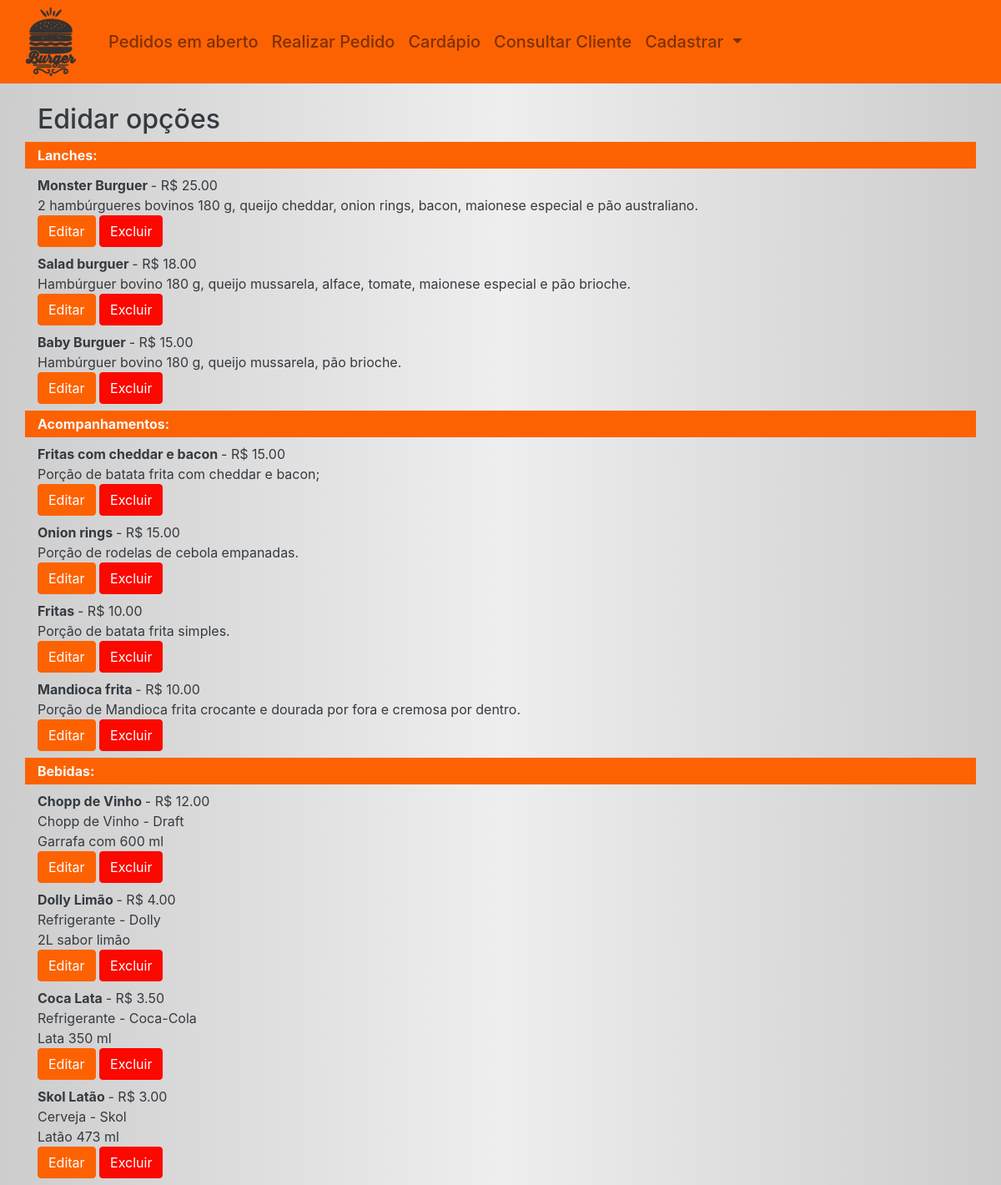
The app's page /cardapio with its own data.
### hamburgueria/models.py (models this page shows, shortened)
class Lanche(models.Model):
    nome_lanche = models.CharField(max_length=100, verbose_name="Nome do lanche")
    valor_lanche = models.DecimalField(max_digits=7, decimal_places=2, verbose_name="Valor do lanche")
    descricao = models.TextField(null=True, blank=True, verbose_name="Descrição")

class Acompanhamento(models.Model):
    nome_acompanhamento = models.CharField(max_length=100, verbose_name="Nome do acompanhamento")
    valor_acompanhamento = models.DecimalField(max_digits=7, decimal_places=2, verbose_name="Valor do acompanhamento")
    descricao = models.TextField(null=True, blank=True, verbose_name="Descrição")

class Bebida(models.Model):
    nome = models.CharField(max_length=100, verbose_name="Nome da bebida")
    tipo = models.CharField(max_length=100, verbose_name="Tipo de bebida")
    marca = models.CharField(max_length=100, verbose_name="Marca da bebida")
    valor_bebida = models.DecimalField(max_digits=7, decimal_places=2, verbose_name="Valor da bebida")
    descricao = models.CharField(max_length=100, verbose_name="Descrição")

### hamburgueria/views.py (the view)
# urls.py: path('cardapio', views.cardapio, name="url_cardapio"),
def cardapio(request):
    data = {"lanches": Lanche.objects.all().order_by('-valor_lanche'),
            "acompanhamentos": Acompanhamento.objects.all().order_by('-valor_acompanhamento'),
            "bebidas": Bebida.objects.all().order_by('-valor_bebida')}
    return render(request, "hamburgueria/cardapio.html", data)

### hamburgueria/templates/hamburgueria/cardapio.html (shortened to what this page needs)
{% extends "./baseFuncionario.html" %}
{% block conteudo %}
    <h2 class="container">Edidar opções</h2>
    <div class="container bg-primary text-light pt-1 pb-1">
        <b>Lanches:</b>
    </div>
    {% for lanche in lanches %}
        <div class="container mt-2 mb-2">
            <b>{{ lanche.nome_lanche }} </b> - R$ {{ lanche.valor_lanche }}
            <br>{{ lanche.descricao }}
            <br>
            <a  href="{% url 'url_up_lanche' lanche.pk %}">
                <button type="submit" class="btn btn-primary">Editar</button>
            </a>
            <a  href="{% url 'url_del_lanche' lanche.pk %}">
                <button type="submit" class="btn btn-danger">Excluir</button>
            </a>
        </div>
    {% endfor %}
    <div class="container bg-primary text-light pt-1 pb-1">
        <b>Acompanhamentos:</b>
    </div>
    {% for acompanhamento in acompanhamentos %}
        <div class="container mt-2 mb-2">
            <b>{{ acompanhamento.nome_acompanhamento }} </b> - R$ {{ acompanhamento.valor_acompanhamento }}
            <br>{{ acompanhamento.descricao }}
            <br>
            <a  href="{% url 'url_up_acompanhamento' acompanhamento.pk %}">
                <button type="submit" class="btn btn-primary">Editar</button>
            </a>
            <a  href="{% url 'url_del_acompanhamento' acompanhamento.pk %}">
                <button type="submit" class="btn btn-danger">Excluir</button>
            </a>
        </div>
    {% endfor %}
    <div class="container bg-primary text-light pt-1 pb-1">
        <b>Bebidas:</b>
    </div>
    {% for bebida in bebidas %}
        <div class="container mt-2 mb-2">
            <b>{{ bebida.nome }} </b> - R$ {{ bebida.valor_bebida }}
            <br>{{ bebida.tipo }} - {{ bebida.marca }}
            <br>{{ bebida.descricao }}
            <br>
            <a  href="{% url 'url_up_bebida' bebida.pk %}">
                <button type="submit" class="btn btn-primary">Editar</button>
            </a>
            <a  href="{% url 'url_del_bebida' bebida.pk %}">
                <button type="submit" class="btn btn-danger">Excluir</button>
            </a>
        </div>
    {% endfor %}
{% endblock conteudo %}

### records on screen
Lanche: nome_lanche "Monster Burguer", valor_lanche "25.00", descricao "2 hambúrgueres bovinos 180 g, queijo cheddar, onion rings, bacon, maionese especial e pão australiano."
Lanche: nome_lanche "Salad burguer", valor_lanche "18.00", descricao "Hambúrguer bovino 180 g, queijo mussarela, alface, tomate, maionese especial e pão brioche."
Lanche: nome_lanche "Baby Burguer", valor_lanche "15.00", descricao "Hambúrguer bovino 180 g, queijo mussarela, pão brioche."
Acompanhamento: nome_acompanhamento "Fritas com cheddar e bacon", valor_acompanhamento "15.00", descricao "Porção de batata frita com cheddar e bacon;"
Acompanhamento: nome_acompanhamento "Onion rings", valor_acompanhamento "15.00", descricao "Porção de rodelas de cebola empanadas."
Acompanhamento: nome_acompanhamento "Fritas", valor_acompanhamento "10.00", descricao "Porção de batata frita simples."
Acompanhamento: nome_acompanhamento "Mandioca frita", valor_acompanhamento "10.00", descricao "Porção de Mandioca frita crocante e dourada por fora e cremosa por dentro."
Bebida: nome "Chopp de Vinho", valor_bebida "12.00", tipo "Chopp de Vinho", marca "Draft", descricao "Garrafa com 600 ml"
Bebida: nome "Dolly Limão", valor_bebida "4.00", tipo "Refrigerante", marca "Dolly", descricao "2L sabor limão"
Bebida: nome "Coca Lata", valor_bebida "3.50", tipo "Refrigerante", marca "Coca-Cola", descricao "Lata 350 ml"
Bebida: nome "Skol Latão", valor_bebida "3.00", tipo "Cerveja", marca "Skol", descricao "Latão 473 ml"
